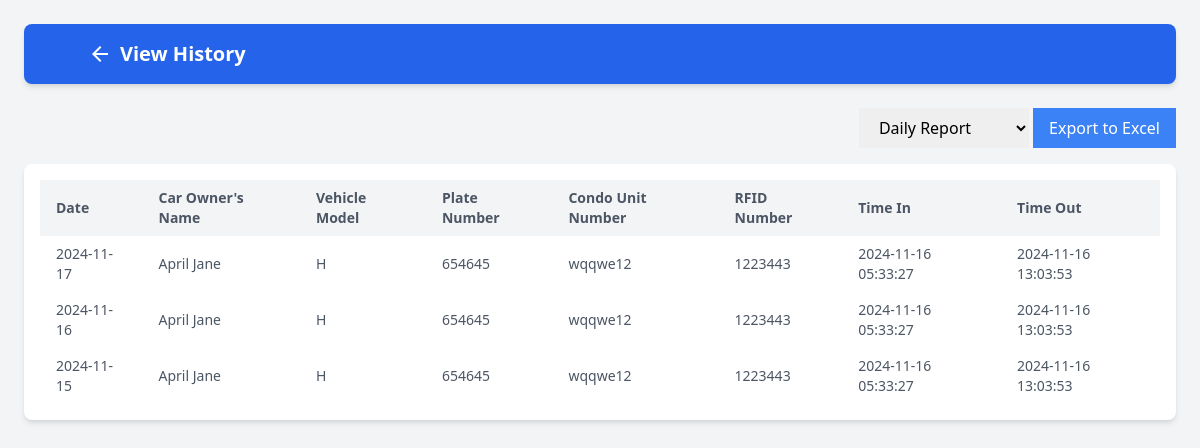
The page /admin/view_record.php?carID=11 on the database its author committed.
### tables this page shows
CREATE TABLE `time_logs` (
  `time_id` int(11) NOT NULL,
  `time_car_id` int(11) NOT NULL,
  `time_date` date NOT NULL,
  `time_in` datetime NOT NULL,
  `time_out` datetime DEFAULT NULL
);

CREATE TABLE `cars` (
  `car_id` int(11) NOT NULL,
  `carName` varchar(60) NOT NULL,
  `carType` varchar(60) NOT NULL,
  `plateNumber` varchar(60) NOT NULL,
  `condo` varchar(60) NOT NULL,
  `RFID` varchar(60) NOT NULL,
  `CarImage` varchar(255) NOT NULL,
  `carStatus` int(11) NOT NULL DEFAULT 1 COMMENT '0=archive, 1=active'
);

### backend/db.php (called while the page is built, shortened)
<?php
class db_connect
{
    public $host = db_host;
    public $user = db_user;
    public $pass = db_pass;
    public $name = db_name;
    public function connect()
    {
        try {
            $this->conn = new mysqli($this->host, $this->user, $this->pass, $this->name);
        } catch (\Throwable $th) {
            header("Location:setup.php");
        }
    }
}

### backend/class.php (called while the page is built, shortened)
<?php
include ('db.php');
class global_class extends db_connect
{
    public function fetch_all_logHistory($carId) {
        $query = "SELECT * FROM `time_logs`
            LEFT JOIN cars
            ON cars.car_id = time_logs.time_car_id
            WHERE `time_car_id` = $carId
            ORDER BY time_logs.time_date DESC";
        $result = $this->conn->query($query);
        return $result;
    }
}
?>

### admin/view_record.php (the view, shortened to what this page needs)
<?php
include('../backend/class.php');
include "component/header.php";
$db = new global_class();
$carId = $_GET['carID'];
?>
<div class="flex justify-end mb-4">
    <form method="GET" action="../function/export_report.php">
        <select name="report_type" class="px-4 py-2">
            <option value="daily">Daily Report</option>
        </select>
        <button type="submit" class="bg-blue-500 text-white px-4 py-2">Export to Excel</button>
    </form>
</div>
<div class="overflow-x-auto bg-white shadow-md rounded-lg p-4">
    <table class="min-w-full table-auto">
        <thead class="bg-gray-100">
            <tr>
                <th class="px-4 py-2 text-left text-sm font-semibold text-gray-600">Date</th>
                <th class="px-4 py-2 text-left text-sm font-semibold text-gray-600">Car Owner's Name</th>
                <th class="px-4 py-2 text-left text-sm font-semibold text-gray-600">Vehicle Model</th>
                <th class="px-4 py-2 text-left text-sm font-semibold text-gray-600">Plate Number</th>
                <th class="px-4 py-2 text-left text-sm font-semibold text-gray-600">Condo Unit Number</th>
                <th class="px-4 py-2 text-left text-sm font-semibold text-gray-600">RFID Number</th>
                <th class="px-4 py-2 text-left text-sm font-semibold text-gray-600">Time In</th>
                <th class="px-4 py-2 text-left text-sm font-semibold text-gray-600">Time Out</th>
            </tr>
        </thead>
    <tbody>
        <?php
            $fetch_all_logHistory = $db->fetch_all_logHistory($carId);
            foreach ($fetch_all_logHistory as $logs):
        ?>
            <tr>
                <td class="px-4 py-2 text-sm text-gray-600"><?= $logs['time_date'] ?></td>
                <td class="px-4 py-2 text-sm text-gray-600"><?= $logs['carName'] ?></td>
                <td class="px-4 py-2 text-sm text-gray-600"><?= $logs['carType'] ?></td>
                <td class="px-4 py-2 text-sm text-gray-600"><?= $logs['plateNumber'] ?></td>
                <td class="px-4 py-2 text-sm text-gray-600"><?= $logs['condo'] ?></td>
                <td class="px-4 py-2 text-sm text-gray-600"><?= $logs['RFID'] ?></td>
                <td class="px-4 py-2 text-sm text-gray-600"><?= $logs['time_in'] ?></td>
                <td class="px-4 py-2 text-sm text-gray-600">
                    <?= $logs['time_out'] ? $logs['time_out'] : 'No Time Out' ?>
                </td>
            </tr>
        <?php endforeach; ?>
    </tbody>
    </table>
</div>
</body>
</html>

### admin/component/header.php (shortened to what this page needs)
<!DOCTYPE html>
<html lang="en">
<head>
    <link href="https://cdn.jsdelivr.net/npm/tailwindcss@2.2.19/dist/tailwind.min.css" rel="stylesheet">
    <link rel="stylesheet" href="https://cdnjs.cloudflare.com/ajax/libs/AlertifyJS/1.13.1/css/alertify.css" />
</head>
<body class="bg-gray-100 p-6">
<?php
$url = $_SERVER['REQUEST_URI'];
$parsedUrl = parse_url($url);
$filename = basename($parsedUrl['path']);
if ($filename === "view_record.php") {
    $title = "View History";
    $icon = "<i class='material-icons mr-2'>arrow_back</i>";
}
?>
<nav class="bg-blue-600 text-white p-4 mb-6 rounded-lg shadow-md">
    <div class="container mx-auto flex justify-between items-center">
        <a href="dashboard.php" class="text-xl font-bold flex items-center">
            <?= $icon ?>
            <?= $title ?>
        </a>
    </div>
</nav>
</body>
</html>

### rows shown on the page
time_logs: time_date "2024-11-17", time_car.carName "April Jane", time_car.carType "H", time_car.plateNumber "654645", time_car.condo "wqqwe12", time_car.RFID "1223443", time_in "2024-11-16 05:33:27", time_out "2024-11-16 13:03:53"
time_logs: time_date "2024-11-16", time_car.carName "April Jane", time_car.carType "H", time_car.plateNumber "654645", time_car.condo "wqqwe12", time_car.RFID "1223443", time_in "2024-11-16 05:33:27", time_out "2024-11-16 13:03:53"
time_logs: time_date "2024-11-15", time_car.carName "April Jane", time_car.carType "H", time_car.plateNumber "654645", time_car.condo "wqqwe12", time_car.RFID "1223443", time_in "2024-11-16 05:33:27", time_out "2024-11-16 13:03:53"

### other values the page prints
$title "View History"
